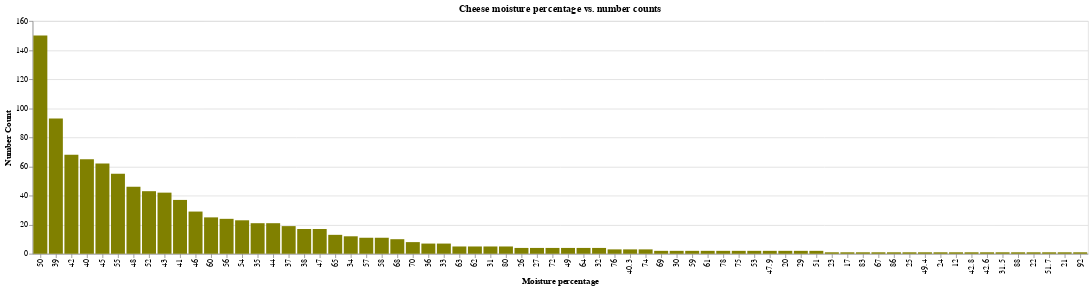

The notebook cell this image was saved under:
### Markdown cell above
Let us plot the numerical features.

### Code cell
#Figure 6:Cheese moisture percentage number counts
plot_chart6 = plot_value_counts(cheese_df, 'MoisturePercent', color='olive', title="Cheese moisture percentage vs. number counts",
                               x_title='Moisture percentage')
plot_chart6

### Figure 1 — Vega-Lite specification as saved in the notebook (floating-point values rounded to 4 significant figures)
{"config": {"view": {"continuousWidth": 400, "continuousHeight": 300}}, "data": {"name": "data-f57ec33f7abdcebbcea16d72f243f71d"}, "mark": {"type": "bar", "color": "olive"}, "encoding": {"x": {"type": "nominal", "field": "MoisturePercent", "sort": "-y", "title": "Moisture percentage"}, "y": {"type": "quantitative", "field": "Count", "title": "Number Count"}}, "title": "Cheese moisture percentage vs. number counts", "$schema": "https://vega.github.io/schema/vega-lite/v4.8.1.json", "datasets": {"data-f57ec33f7abdcebbcea16d72f243f71d": [{"MoisturePercent": 50.0, "Count": 150}, {"MoisturePercent": 39.0, "Count": 93}, {"MoisturePercent": 42.0, "Count": 68}, {"MoisturePercent": 40.0, "Count": 65}, {"MoisturePercent": 45.0, "Count": 62}, {"MoisturePercent": 55.0, "Count": 55}, {"MoisturePercent": 48.0, "Count": 46}, {"MoisturePercent": 52.0, "Count": 43}, {"MoisturePercent": 43.0, "Count": 42}, {"MoisturePercent": 41.0, "Count": 37}, {"MoisturePercent": 46.0, "Count": 29}, {"MoisturePercent": 60.0, "Count": 25}, {"MoisturePercent": 56.0, "Count": 24}, {"MoisturePercent": 54.0, "Count": 23}, {"MoisturePercent": 35.0, "Count": 21}, {"MoisturePercent": 44.0, "Count": 21}, {"MoisturePercent": 37.0, "Count": 19}, {"MoisturePercent": 38.0, "Count": 17}, {"MoisturePercent": 47.0, "Count": 17}, {"MoisturePercent": 65.0, "Count": 13}, {"MoisturePercent": 34.0, "Count": 12}, {"MoisturePercent": 57.0, "Count": 11}, {"MoisturePercent": 58.0, "Count": 11}, {"MoisturePercent": 68.0, "Count": 10}, {"MoisturePercent": 70.0, "Count": 8}, {"MoisturePercent": 36.0, "Count": 7}, {"MoisturePercent": 33.0, "Count": 7}, {"MoisturePercent": 63.0, "Count": 5}, {"MoisturePercent": 62.0, "Count": 5}, {"MoisturePercent": 31.0, "Count": 5}, {"MoisturePercent": 80.0, "Count": 5}, {"MoisturePercent": 26.0, "Count": 4}, {"MoisturePercent": 27.0, "Count": 4}, {"MoisturePercent": 72.0, "Count": 4}, {"MoisturePercent": 49.0, "Count": 4}, {"MoisturePercent": 64.0, "Count": 4}, {"MoisturePercent": 32.0, "Count": 4}, {"MoisturePercent": 76.0, "Count": 3}, {"MoisturePercent": 40.3, "Count": 3}, {"MoisturePercent": 74.0, "Count": 3}, {"MoisturePercent": 69.0, "Count": 2}, {"MoisturePercent": 30.0, "Count": 2}, {"MoisturePercent": 59.0, "Count": 2}, {"MoisturePercent": 61.0, "Count": 2}, {"MoisturePercent": 78.0, "Count": 2}, {"MoisturePercent": 75.0, "Count": 2}, {"MoisturePercent": 53.0, "Count": 2}, {"MoisturePercent": 47.9, "Count": 2}, {"MoisturePercent": 20.0, "Count": 2}, {"MoisturePercent": 29.0, "Count": 2}, {"MoisturePercent": 51.0, "Count": 2}, {"MoisturePercent": 23.0, "Count": 1}, {"MoisturePercent": 17.0, "Count": 1}, {"MoisturePercent": 83.0, "Count": 1}, {"MoisturePercent": 67.0, "Count": 1}, {"MoisturePercent": 86.0, "Count": 1}, {"MoisturePercent": 25.0, "Count": 1}, {"MoisturePercent": 49.4, "Count": 1}, {"MoisturePercent": 24.0, "Count": 1}, {"MoisturePercent": 12.0, "Count": 1}, {"MoisturePercent": 42.8, "Count": 1}, {"MoisturePercent": 42.6, "Count": 1}, {"MoisturePercent": 31.5, "Count": 1}, {"MoisturePercent": 88.0, "Count": 1}, {"MoisturePercent": 22.0, "Count": 1}, {"MoisturePercent": 51.7, "Count": 1}, {"MoisturePercent": 21.0, "Count": 1}, {"MoisturePercent": 92.0, "Count": 1}]}}
